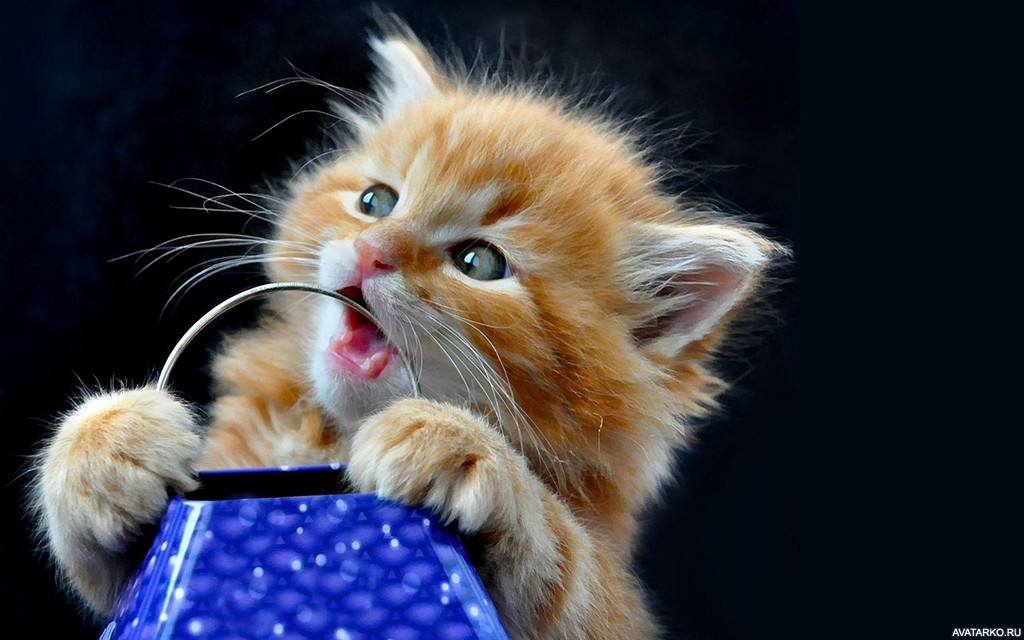
#> input picture media/photo/2022/08/06/cat3.jpg, 1024 x 640 px, found by its file name
$ jupyter execute PictureGen.ipynb
#> lines starting #> are read from the running program, lines starting #| are printed output that depends on the picture; after the words box and inside, x2 and y2 are one past the last pixel; in counts of white or black regions, pixels touching at a corner belong together
<a href="https://colab.research.google.com/github/Astra42/CatSite/blob/main/PictureGen.ipynb" target="_parent"></a>

[cell 1]
import cv2
from google.colab.patches import cv2_imshow
import numpy as np
my_photo = cv2.imread('cat3.jpg')
#> my_photo is the input picture: shape (640, 1024, 3); mean B, G, R 66.3, 58.5, 59.1

[cell 2]
cv2_imshow(my_photo)

[cell 3]
final_wide = 200
r = float(final_wide) / my_photo.shape[1]
#> r = 0.195
dim = (final_wide, int(my_photo.shape[0]*r))
#> dim = (200, 125)

resized_im = cv2.resize(my_photo, dim, interpolation=cv2.INTER_AREA)
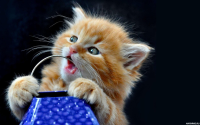
#> resized_im: shape (125, 200, 3); mean B, G, R 66.3, 58.5, 59.1
cv2_imshow(resized_im)

print(resized_im.shape)
#| (125, 200, 3)

### Приницп использования класса такой

1.   **img**
  указывается либо cv2 изображение, либо shape для произвольного фона
2.   **последовательность "args"** количества фигур

(фигуры идут по увеличению сложности круг-линия-треугольник-прямоугольник)

[cell 4]
class Kandinsky:
  def __init__(self, img, *args):#crcl=0, ln=0, tr=0, rctg=0,
    if isinstance(img, tuple):
        img_shape = img
        pic = np.zeros(img_shape)
        color = self.random_color()
        [pic[:,:,i].fill(color[i]) for i in range(img_shape[-1])]
        self.img = np.array(pic)
        self.img_shape = img
    else:
      self.img_shape = img.shape
#> self.img_shape = (125, 200, 3)
      self.img = img
    self.figures = args


  def create_figures(self):
    funcs = [self.create_circle, self.create_line, self.create_triangle, self.create_rectangle]
    for k, figure in enumerate(self.figures):
      for _ in range(figure):
        funcs[k](self.img)
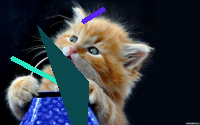
#> self.img: shape (125, 200, 3); 9.63% of pixels changed, all inside (x1, y1, x2, y2) = (10, 7, 106, 125)


    cv2_imshow(self.img)

  def random_color(self):
    return (np.random.randint(0, 255), np.random.randint(0, 255), np.random.randint(0, 255))

  def random_point(self):
    return(np.random.randint(0,self.img_shape[0]), np.random.randint(0,self.img_shape[1]))

  def create_circle(self, img):
    center = self.random_point()
    cv2.circle(img, center, np.random.randint(0, min(center[0], center[1], self.img_shape[0]-center[0], self.img_shape[1]-center[1])), self.random_color(), cv2.FILLED)

  def create_line(self, img):
    cv2.line(img, self.random_point(), self.random_point(), self.random_color(), 3)

  def create_triangle(self, img):
    points = [self.random_point() for i in range(3)]
    cv2.fillPoly(img, [np.array(points)], self.random_color())

  def create_rectangle(self, img):
    cv2.rectangle(img, self.random_point(), self.random_point(), self.random_color(), cv2.FILLED)

## demo

[cell 5]
pg = Kandinsky(resized_im,1,2,1,0) # 1 круг, 2 линии, 1 треугольник и 0 прямоугольников
pg.create_figures()

[cell 6]
pg = Kandinsky((125,200,3),3,0,0,0) # 3 круга, 0 линий, 0 треугольников и 0 прямоугольников
pg.create_figures()
#> in create_figures (call 2), `cv2_imshow(self.img)`:
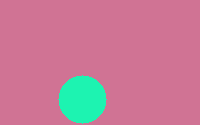
#> shown: shape (125, 200, 3) float64; mean B, G, R 150.1, 124.2, 195.2
